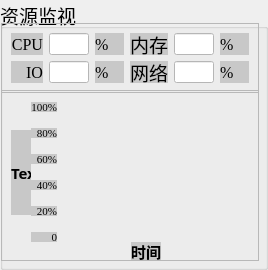
          <widget class="QGroupBox" name="groupBox">
           <property name="sizePolicy">
            <sizepolicy hsizetype="Expanding" vsizetype="Expanding">
             <horstretch>0</horstretch>
             <verstretch>0</verstretch>
            </sizepolicy>
           </property>
           <property name="font">
            <font>
             <pointsize>14</pointsize>
            </font>
           </property>
           <property name="title">
            <string>资源监视</string>
           </property>
           <widget class="QFrame" name="frame_7">
            <property name="geometry">
             <rect>
              <x>1</x>
              <y>23</y>
              <width>258</width>
              <height>70</height>
             </rect>
            </property>
            <property name="sizePolicy">
             <sizepolicy hsizetype="Expanding" vsizetype="Expanding">
              <horstretch>0</horstretch>
              <verstretch>0</verstretch>
             </sizepolicy>
            </property>
            <property name="styleSheet">
             <string notr="true">border-width:0px;</string>
            </property>
            <property name="frameShape">
             <enum>QFrame::StyledPanel</enum>
            </property>
            <property name="frameShadow">
             <enum>QFrame::Raised</enum>
            </property>
            <layout class="QGridLayout" name="gridLayout_8" rowstretch="1,1">
             <item row="0" column="0">
              <widget class="QLabel" name="label_20">
               <property name="sizePolicy">
                <sizepolicy hsizetype="Expanding" vsizetype="Expanding">
                 <horstretch>0</horstretch>
                 <verstretch>0</verstretch>
                </sizepolicy>
               </property>
               <property name="font">
                <font>
                 <family>Times New Roman</family>
                 <pointsize>12</pointsize>
                </font>
               </property>
               <property name="styleSheet">
                <string notr="true">background-color:rgb(200,200,200);color:black;border: 0px</string>
               </property>
               <property name="text">
                <string>CPU</string>
               </property>
               <property name="alignment">
                <set>Qt::AlignRight|Qt::AlignTrailing|Qt::AlignVCenter</set>
               </property>
              </widget>
             </item>
             <item row="0" column="1">
              <widget class="MyLineEdit" name="lineEdit">
               <property name="sizePolicy">
                <sizepolicy hsizetype="Expanding" vsizetype="Expanding">
                 <horstretch>0</horstretch>
                 <verstretch>0</verstretch>
                </sizepolicy>
               </property>
               <property name="maximumSize">
                <size>
                 <width>40</width>
                 <height>16777215</height>
                </size>
               </property>
               <property name="font">
                <font>
                 <family>Times New Roman</family>
                 <pointsize>12</pointsize>
                </font>
               </property>
               <property name="cursor">
                <cursorShape>IBeamCursor</cursorShape>
               </property>
               <property name="styleSheet">
                <string notr="true">background-color:white;
color:rgb(120,0,0);</string>
               </property>
               <property name="alignment">
                <set>Qt::AlignCenter</set>
               </property>
              </widget>
             </item>
             <item row="0" column="2">
              <widget class="QLabel" name="label_24">
               <property name="sizePolicy">
                <sizepolicy hsizetype="Expanding" vsizetype="Expanding">
                 <horstretch>0</horstretch>
                 <verstretch>0</verstretch>
                </sizepolicy>
               </property>
               <property name="font">
                <font>
                 <family>Times New Roman</family>
                 <pointsize>12</pointsize>
                </font>
               </property>
               <property name="styleSheet">
                <string notr="true">background-color:rgb(200,200,200);color:black;border: 0px</string>
               </property>
               <property name="text">
                <string>%</string>
               </property>
               <property name="alignment">
                <set>Qt::AlignLeading|Qt::AlignLeft|Qt::AlignVCenter</set>
               </property>
              </widget>
             </item>
             <item row="0" column="3">
              <widget class="QLabel" name="label_21">
               <property name="sizePolicy">
                <sizepolicy hsizetype="Expanding" vsizetype="Expanding">
                 <horstretch>0</horstretch>
                 <verstretch>0</verstretch>
                </sizepolicy>
               </property>
               <property name="font">
                <font>
                 <family>华光楷体二_CNKI</family>
                 <pointsize>14</pointsize>
                </font>
               </property>
               <property name="styleSheet">
                <string notr="true">background-color:rgb(200,200,200);color:black;border: 0px</string>
               </property>
               <property name="text">
                <string>内存</string>
               </property>
               <property name="alignment">
                <set>Qt::AlignRight|Qt::AlignTrailing|Qt::AlignVCenter</set>
               </property>
              </widget>
             </item>
             <item row="0" column="4">
              <widget class="MyLineEdit" name="lineEdit_2">
               <property name="maximumSize">
                <size>
                 <width>40</width>
                 <height>16777215</height>
                </size>
               </property>
               <property name="font">
                <font>
                 <family>Times New Roman</family>
                 <pointsize>12</pointsize>
                </font>
               </property>
               <property name="styleSheet">
                <string notr="true">background-color:white;
color:rgb(0,120,0);</string>
               </property>
               <property name="alignment">
                <set>Qt::AlignCenter</set>
               </property>
              </widget>
             </item>
             <item row="0" column="5">
              <widget class="QLabel" name="label_26">
               <property name="sizePolicy">
                <sizepolicy hsizetype="Expanding" vsizetype="Expanding">
                 <horstretch>0</horstretch>
                 <verstretch>0</verstretch>
                </sizepolicy>
               </property>
               <property name="font">
                <font>
                 <family>Times New Roman</family>
                 <pointsize>12</pointsize>
                </font>
               </property>
               <property name="styleSheet">
                <string notr="true">background-color:rgb(200,200,200);color:black;border: 0px</string>
               </property>
               <property name="text">
                <string>%</string>
               </property>
               <property name="alignment">
                <set>Qt::AlignLeading|Qt::AlignLeft|Qt::AlignVCenter</set>
               </property>
              </widget>
             </item>
             <item row="1" column="0">
              <widget class="QLabel" name="label_22">
               <property name="sizePolicy">
                <sizepolicy hsizetype="Expanding" vsizetype="Expanding">
                 <horstretch>0</horstretch>
                 <verstretch>0</verstretch>
                </sizepolicy>
               </property>
               <property name="font">
                <font>
                 <family>Times New Roman</family>
                 <pointsize>12</pointsize>
                </font>
               </property>
               <property name="styleSheet">
                <string notr="true">background-color:rgb(200,200,200);color:black;border: 0px</string>
               </property>
               <property name="text">
                <string>IO</string>
               </property>
               <property name="alignment">
                <set>Qt::AlignRight|Qt::AlignTrailing|Qt::AlignVCenter</set>
               </property>
              </widget>
             </item>
             <item row="1" column="1">
              <widget class="MyLineEdit" name="lineEdit_3">
               <property name="sizePolicy">
                <sizepolicy hsizetype="Expanding" vsizetype="Expanding">
                 <horstretch>0</horstretch>
                 <verstretch>0</verstretch>
                </sizepolicy>
               </property>
               <property name="maximumSize">
                <size>
                 <width>40</width>
                 <height>16777215</height>
                </size>
               </property>
               <property name="font">
                <font>
                 <family>Times New Roman</family>
                 <pointsize>12</pointsize>
                </font>
               </property>
               <property name="styleSheet">
                <string notr="true">background-color:white;
color:rgb(0,0,120);</string>
               </property>
               <property name="alignment">
                <set>Qt::AlignCenter</set>
               </property>
              </widget>
             </item>
             <item row="1" column="2">
              <widget class="QLabel" name="label_25">
               <property name="sizePolicy">
                <sizepolicy hsizetype="Expanding" vsizetype="Expanding">
                 <horstretch>0</horstretch>
                 <verstretch>0</verstretch>
                </sizepolicy>
               </property>
               <property name="font">
                <font>
                 <family>Times New Roman</family>
                 <pointsize>12</pointsize>
                </font>
               </property>
               <property name="styleSheet">
                <string notr="true">background-color:rgb(200,200,200);color:black;border: 0px</string>
               </property>
               <property name="text">
                <string>%</string>
               </property>
               <property name="alignment">
                <set>Qt::AlignLeading|Qt::AlignLeft|Qt::AlignVCenter</set>
               </property>
              </widget>
             </item>
             <item row="1" column="3">
              <widget class="QLabel" name="label_23">
               <property name="sizePolicy">
                <sizepolicy hsizetype="Expanding" vsizetype="Expanding">
                 <horstretch>0</horstretch>
                 <verstretch>0</verstretch>
                </sizepolicy>
               </property>
               <property name="font">
                <font>
                 <family>华光楷体二_CNKI</family>
                 <pointsize>14</pointsize>
                </font>
               </property>
               <property name="styleSheet">
                <string notr="true">background-color:rgb(200,200,200);color:black;border: 0px</string>
               </property>
               <property name="text">
                <string>网络</string>
               </property>
               <property name="alignment">
                <set>Qt::AlignRight|Qt::AlignTrailing|Qt::AlignVCenter</set>
               </property>
              </widget>
             </item>
             <item row="1" column="4">
              <widget class="MyLineEdit" name="lineEdit_4">
               <property name="maximumSize">
                <size>
                 <width>40</width>
                 <height>16777215</height>
                </size>
               </property>
               <property name="font">
                <font>
                 <family>Times New Roman</family>
                 <pointsize>12</pointsize>
                </font>
               </property>
               <property name="styleSheet">
                <string notr="true">background-color:white;
color:rgb(120,120,0);</string>
               </property>
               <property name="alignment">
                <set>Qt::AlignCenter</set>
               </property>
              </widget>
             </item>
             <item row="1" column="5">
              <widget class="QLabel" name="label_27">
               <property name="sizePolicy">
                <sizepolicy hsizetype="Expanding" vsizetype="Expanding">
                 <horstretch>0</horstretch>
                 <verstretch>0</verstretch>
                </sizepolicy>
               </property>
               <property name="font">
                <font>
                 <family>Times New Roman</family>
                 <pointsize>12</pointsize>
                </font>
               </property>
               <property name="styleSheet">
                <string notr="true">background-color:rgb(200,200,200);color:black;border: 0px</string>
               </property>
               <property name="text">
                <string>%</string>
               </property>
               <property name="alignment">
                <set>Qt::AlignLeading|Qt::AlignLeft|Qt::AlignVCenter</set>
               </property>
              </widget>
             </item>
            </layout>
           </widget>
           <widget class="QFrame" name="frame_14">
            <property name="geometry">
             <rect>
              <x>1</x>
              <y>90</y>
              <width>258</width>
              <height>171</height>
             </rect>
            </property>
            <property name="sizePolicy">
             <sizepolicy hsizetype="Expanding" vsizetype="Expanding">
              <horstretch>0</horstretch>
              <verstretch>0</verstretch>
             </sizepolicy>
            </property>
            <property name="styleSheet">
             <string notr="true">border-width:0px;</string>
            </property>
            <property name="frameShape">
             <enum>QFrame::StyledPanel</enum>
            </property>
            <property name="frameShadow">
             <enum>QFrame::Raised</enum>
            </property>
            <widget class="QLabel" name="label_29">
             <property name="geometry">
              <rect>
               <x>130</x>
               <y>152</y>
               <width>30</width>
               <height>18</height>
              </rect>
             </property>
             <property name="font">
              <font>
               <family>华光楷体二_CNKI</family>
               <pointsize>11</pointsize>
               <weight>75</weight>
               <bold>true</bold>
              </font>
             </property>
             <property name="styleSheet">
              <string notr="true">background-color:rgb(200,200,200);color:black;border: 0px</string>
             </property>
             <property name="text">
              <string>时间</string>
             </property>
            </widget>
            <widget class="QLabel" name="label_34">
             <property name="geometry">
              <rect>
               <x>30</x>
               <y>116</y>
               <width>26</width>
               <height>10</height>
              </rect>
             </property>
             <property name="font">
              <font>
               <family>Times New Roman</family>
               <pointsize>8</pointsize>
               <weight>50</weight>
               <bold>false</bold>
              </font>
             </property>
             <property name="styleSheet">
              <string notr="true">background-color:rgb(200,200,200);color:black;border: 0px</string>
             </property>
             <property name="text">
              <string>20%</string>
             </property>
             <property name="alignment">
              <set>Qt::AlignRight|Qt::AlignTrailing|Qt::AlignVCenter</set>
             </property>
            </widget>
            <widget class="QLabel" name="label_28">
             <property name="geometry">
              <rect>
               <x>10</x>
               <y>40</y>
               <width>20</width>
               <height>85</height>
              </rect>
             </property>
             <property name="sizePolicy">
              <sizepolicy hsizetype="Preferred" vsizetype="Expanding">
               <horstretch>0</horstretch>
               <verstretch>0</verstretch>
              </sizepolicy>
             </property>
             <property name="font">
              <font>
               <family>华光楷体二_CNKI</family>
               <pointsize>11</pointsize>
               <weight>75</weight>
               <bold>true</bold>
              </font>
             </property>
             <property name="styleSheet">
              <string notr="true">background-color:rgb(200,200,200);color:black;border: 0px</string>
             </property>
             <property name="text">
              <string>TextLabel</string>
             </property>
             <property name="wordWrap">
              <bool>true</bool>
             </property>
            </widget>
            <widget class="QLabel" name="label_33">
             <property name="geometry">
              <rect>
               <x>30</x>
               <y>90</y>
               <width>26</width>
               <height>10</height>
              </rect>
             </property>
             <property name="font">
              <font>
               <family>Times New Roman</family>
               <pointsize>8</pointsize>
               <weight>50</weight>
               <bold>false</bold>
              </font>
             </property>
             <property name="styleSheet">
              <string notr="true">background-color:rgb(200,200,200);color:black;border: 0px</string>
             </property>
             <property name="text">
              <string>40%</string>
             </property>
             <property name="alignment">
              <set>Qt::AlignRight|Qt::AlignTrailing|Qt::AlignVCenter</set>
             </property>
            </widget>
            <widget class="QLabel" name="label_35">
             <property name="geometry">
              <rect>
               <x>30</x>
               <y>142</y>
               <width>26</width>
               <height>10</height>
              </rect>
             </property>
             <property name="font">
              <font>
               <family>Times New Roman</family>
               <pointsize>8</pointsize>
               <weight>50</weight>
               <bold>false</bold>
              </font>
             </property>
             <property name="styleSheet">
              <string notr="true">background-color:rgb(200,200,200);color:black;border: 0px</string>
             </property>
             <property name="text">
              <string>0</string>
             </property>
             <property name="alignment">
              <set>Qt::AlignRight|Qt::AlignTrailing|Qt::AlignVCenter</set>
             </property>
            </widget>
            <widget class="QLabel" name="label_30">
             <property name="geometry">
              <rect>
               <x>30</x>
               <y>12</y>
               <width>26</width>
               <height>10</height>
              </rect>
             </property>
             <property name="font">
              <font>
               <family>Times New Roman</family>
               <pointsize>8</pointsize>
               <weight>50</weight>
               <bold>false</bold>
              </font>
             </property>
             <property name="styleSheet">
              <string notr="true">background-color:rgb(200,200,200);color:black;border: 0px</string>
             </property>
             <property name="text">
              <string>100%</string>
             </property>
             <property name="alignment">
              <set>Qt::AlignRight|Qt::AlignTrailing|Qt::AlignVCenter</set>
             </property>
            </widget>
            <widget class="QLabel" name="label_31">
             <property name="geometry">
              <rect>
               <x>30</x>
               <y>38</y>
               <width>26</width>
               <height>10</height>
              </rect>
             </property>
             <property name="font">
              <font>
               <family>Times New Roman</family>
               <pointsize>8</pointsize>
               <weight>50</weight>
               <bold>false</bold>
              </font>
             </property>
             <property name="styleSheet">
              <string notr="true">background-color:rgb(200,200,200);color:black;border: 0px</string>
             </property>
             <property name="text">
              <string>80%</string>
             </property>
             <property name="alignment">
              <set>Qt::AlignRight|Qt::AlignTrailing|Qt::AlignVCenter</set>
             </property>
            </widget>
            <widget class="QLabel" name="label_32">
             <property name="geometry">
              <rect>
               <x>30</x>
               <y>64</y>
               <width>26</width>
               <height>10</height>
              </rect>
             </property>
             <property name="font">
              <font>
               <family>Times New Roman</family>
               <pointsize>8</pointsize>
               <weight>50</weight>
               <bold>false</bold>
              </font>
             </property>
             <property name="styleSheet">
              <string notr="true">background-color:rgb(200,200,200);color:black;border: 0px</string>
             </property>
             <property name="text">
              <string>60%</string>
             </property>
             <property name="alignment">
              <set>Qt::AlignRight|Qt::AlignTrailing|Qt::AlignVCenter</set>
             </property>
            </widget>
           </widget>
          </widget>
